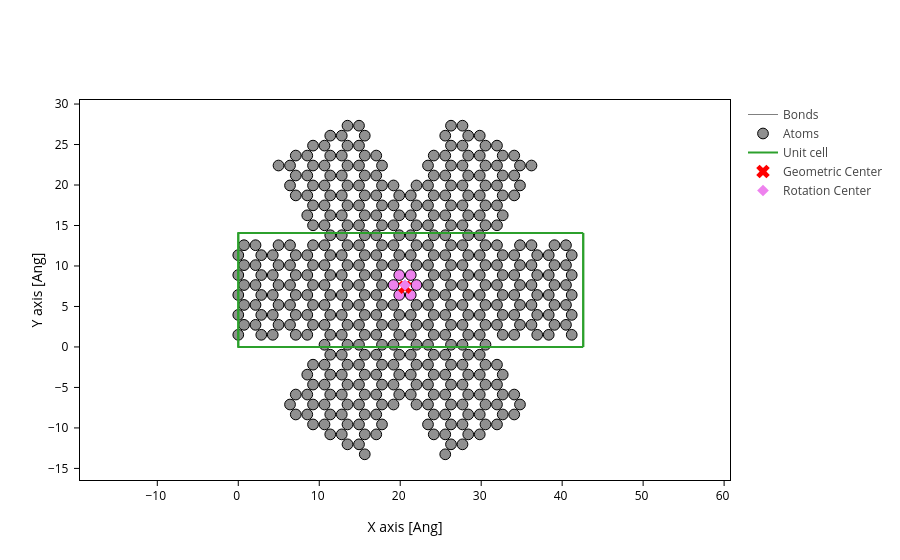

Notebook source saved alongside this figure:
### Code cell
print(PARAMS)
_device = sisl.get_sile(f"structures/device_{PARAMS}.xyz").read_geometry()
atoms_style = mark_electrode(lr_idx_device)
plot_with_center(_device, 
                #  atoms_style=atoms_style
                 )

### Figure 1 — Plotly figure (JSON) as saved in the notebook; plotly's stock layout.template omitted (floating-point values rounded to 4 significant figures; data arrays with more than 128 entries replaced by an {"elided": "..."} marker saying what was removed)
{"data": [{"line": {"color": "gray", "width": 1}, "meta": {}, "mode": "lines", "name": "Bonds", "opacity": 1, "type": "scatter", "x": {"elided": "13251 float values"}, "y": {"elided": "13251 float values"}}, {"marker": {"color": {"elided": "450 str values"}, "line": {"color": "black", "width": 1}, "opacity": 1, "size": 10.72}, "meta": {}, "mode": "markers", "name": "Atoms", "opacity": 1, "type": "scatter", "x": {"elided": "450 float values"}, "y": {"elided": "450 float values"}}, {"meta": {}, "mode": "lines", "name": "Unit cell", "type": "scatter", "x": [0.0, 0.0, 42.6, 42.6, 0.0, 0.0, NaN, 0.0, 0.0, 0.0, 42.6, 42.6, 0.0, NaN, 42.6, 42.6, NaN, 42.6, 42.6], "y": [0.0, 14.07, 14.07, 14.07, 14.07, 14.07, NaN, 14.07, 0.0, 0.0, 0.0, 0.0, 0.0, NaN, 14.07, 0.0, NaN, 14.07, 0.0]}, {"marker": {"color": "red", "size": 12, "symbol": "x"}, "mode": "markers", "name": "Geometric Center", "type": "scatter", "x": [20.59], "y": [7.376]}, {"marker": {"color": "violet", "size": 9, "symbol": "diamond"}, "mode": "markers", "name": "Rotation Center", "type": "scatter", "x": [20.59], "y": [7.649]}], "layout": {"scene": {"aspectmode": "data", "xaxis": {"title": {"text": "X axis [Ang]"}}, "yaxis": {"title": {"text": "Y axis [Ang]"}}}, "xaxis": {"scaleanchor": "y", "scaleratio": 1, "title": {"text": "X axis [Ang]"}}, "yaxis": {"title": {"text": "Y axis [Ang]"}}}}
